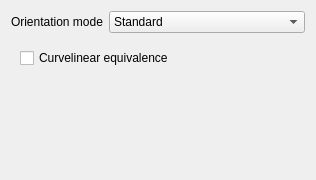
<?xml version="1.0" encoding="UTF-8"?>
<ui version="4.0">
 <class>PartDesignGui::TaskPipeOrientation</class>
 <widget class="QWidget" name="PartDesignGui::TaskPipeOrientation">
  <property name="geometry">
   <rect>
    <x>0</x>
    <y>0</y>
    <width>316</width>
    <height>180</height>
   </rect>
  </property>
  <property name="windowTitle">
   <string notr="true">Form</string>
  </property>
  <layout class="QVBoxLayout" name="verticalLayout_3">
   <item>
    <layout class="QHBoxLayout" name="horizontalLayout">
     <item>
      <widget class="QLabel" name="label_2">
       <property name="text">
        <string>Orientation mode</string>
       </property>
      </widget>
     </item>
     <item>
      <widget class="QComboBox" name="comboBoxMode">
       <property name="sizePolicy">
        <sizepolicy hsizetype="Expanding" vsizetype="Fixed">
         <horstretch>0</horstretch>
         <verstretch>0</verstretch>
        </sizepolicy>
       </property>
       <item>
        <property name="text">
         <string>Standard</string>
        </property>
       </item>
       <item>
        <property name="text">
         <string>Fixed</string>
        </property>
       </item>
       <item>
        <property name="text">
         <string>Frenet</string>
        </property>
       </item>
       <item>
        <property name="text">
         <string>Auxiliary</string>
        </property>
       </item>
       <item>
        <property name="text">
         <string>Binormal</string>
        </property>
       </item>
      </widget>
     </item>
    </layout>
   </item>
   <item>
    <widget class="QStackedWidget" name="stackedWidget">
     <property name="currentIndex">
      <number>3</number>
     </property>
     <widget class="QWidget" name="standard"/>
     <widget class="QWidget" name="fixed"/>
     <widget class="QWidget" name="frenet"/>
     <widget class="QWidget" name="auxiliary">
      <layout class="QVBoxLayout" name="verticalLayout_2">
       <item>
        <widget class="QCheckBox" name="curvelinear">
         <property name="text">
          <string>Curvelinear equivalence</string>
         </property>
        </widget>
       </item>
       <item>
        <spacer name="verticalSpacer">
         <property name="orientation">
          <enum>Qt::Vertical</enum>
         </property>
         <property name="sizeHint" stdset="0">
          <size>
           <width>20</width>
           <height>40</height>
          </size>
         </property>
        </spacer>
       </item>
      </layout>
     </widget>
     <widget class="QWidget" name="binormal">
      <layout class="QVBoxLayout" name="verticalLayout_4">
       <item>
        <widget class="QLabel" name="label_5">
         <property name="text">
          <string>Set the constant binormal vector used to calculate the profiles orientation</string>
         </property>
         <property name="wordWrap">
          <bool>true</bool>
         </property>
        </widget>
       </item>
       <item>
        <layout class="QFormLayout" name="formLayout">
         <property name="fieldGrowthPolicy">
          <enum>QFormLayout::ExpandingFieldsGrow</enum>
         </property>
         <property name="labelAlignment">
          <set>Qt::AlignLeading|Qt::AlignLeft|Qt::AlignVCenter</set>
         </property>
         <property name="formAlignment">
          <set>Qt::AlignRight|Qt::AlignTop|Qt::AlignTrailing</set>
         </property>
         <property name="horizontalSpacing">
          <number>20</number>
         </property>
         <item row="1" column="0">
          <widget class="QLabel" name="label">
           <property name="text">
            <string>X</string>
           </property>
          </widget>
         </item>
         <item row="2" column="0">
          <widget class="QLabel" name="label_3">
           <property name="text">
            <string>Y</string>
           </property>
          </widget>
         </item>
         <item row="3" column="0">
          <widget class="QLabel" name="label_4">
           <property name="text">
            <string>Z</string>
           </property>
          </widget>
         </item>
         <item row="1" column="1">
          <widget class="QDoubleSpinBox" name="doubleSpinBoxX">
           <property name="sizePolicy">
            <sizepolicy hsizetype="Expanding" vsizetype="Fixed">
             <horstretch>0</horstretch>
             <verstretch>0</verstretch>
            </sizepolicy>
           </property>
           <property name="minimum">
            <double>-99.000000000000000</double>
           </property>
          </widget>
         </item>
         <item row="2" column="1">
          <widget class="QDoubleSpinBox" name="doubleSpinBoxY">
           <property name="sizePolicy">
            <sizepolicy hsizetype="Expanding" vsizetype="Fixed">
             <horstretch>0</horstretch>
             <verstretch>0</verstretch>
            </sizepolicy>
           </property>
           <property name="minimum">
            <double>-99.000000000000000</double>
           </property>
          </widget>
         </item>
         <item row="3" column="1">
          <widget class="QDoubleSpinBox" name="doubleSpinBoxZ">
           <property name="sizePolicy">
            <sizepolicy hsizetype="Expanding" vsizetype="Fixed">
             <horstretch>0</horstretch>
             <verstretch>0</verstretch>
            </sizepolicy>
           </property>
           <property name="minimum">
            <double>-99.000000000000000</double>
           </property>
          </widget>
         </item>
        </layout>
       </item>
      </layout>
     </widget>
    </widget>
   </item>
  </layout>
 </widget>
 <resources>
  <include location="../../../Gui/Icons/resource.qrc"/>
 </resources>
 <connections/>
</ui>
